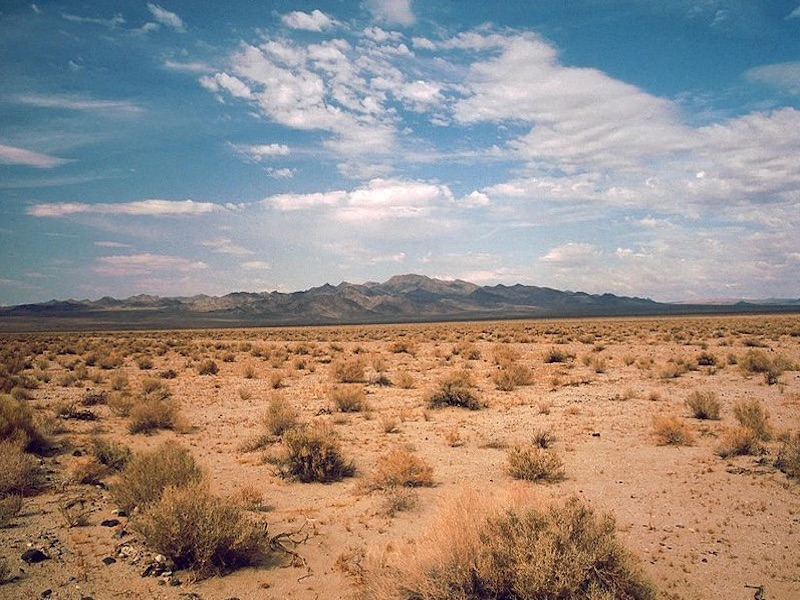
#> input picture cse110_images/desert.jpg, 800 x 600 px
$ python milestones.py
#> lines starting #> are read from the running program, lines starting #| are printed output that depends on the picture
from PIL import Image

imageOriginal = Image.open("desert.jpg")
#> imageOriginal is the input picture: PIL image 800x600 RGB; mean R, G, B 151.6, 139.6, 131.6
imageGreen = Image.open("cactus.jpg")
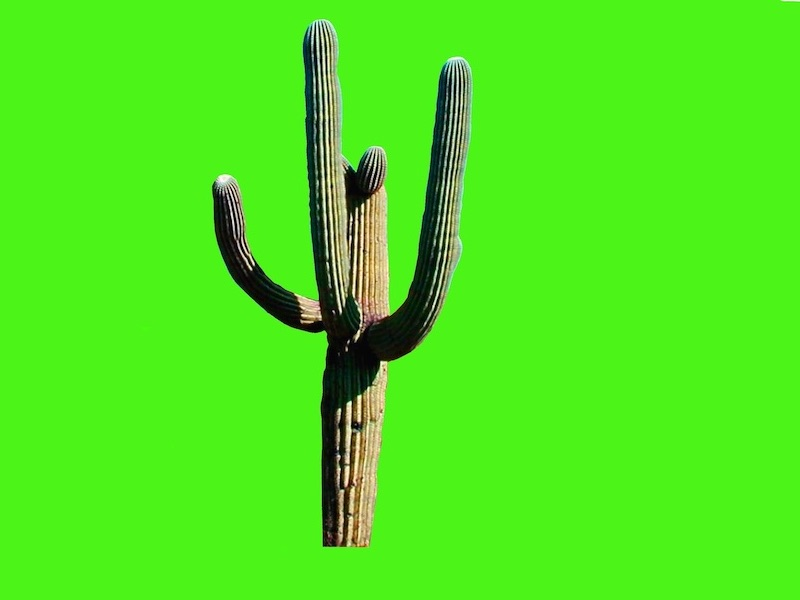
#> input picture cse110_images/cactus.jpg, 800 x 600 px
#> imageGreen is the input picture: PIL image 800x600 RGB; mean R, G, B 77.7, 229.6, 28.9

width, height = imageOriginal.size
#> width = 800; height = 600
print(f"Width = {width}, Height = {height}")
#| Width = 800, Height = 600

pixelsOriginal = imageOriginal.load()
pixelsGreen = imageGreen.load()

for y in range(0,600):
    for x in range(0,800):
        (r, g, b) = pixelsGreen[x, y]
        if g < 200:
            pixelsOriginal[x,y] = pixelsGreen[x,y]

imageOriginal.show()
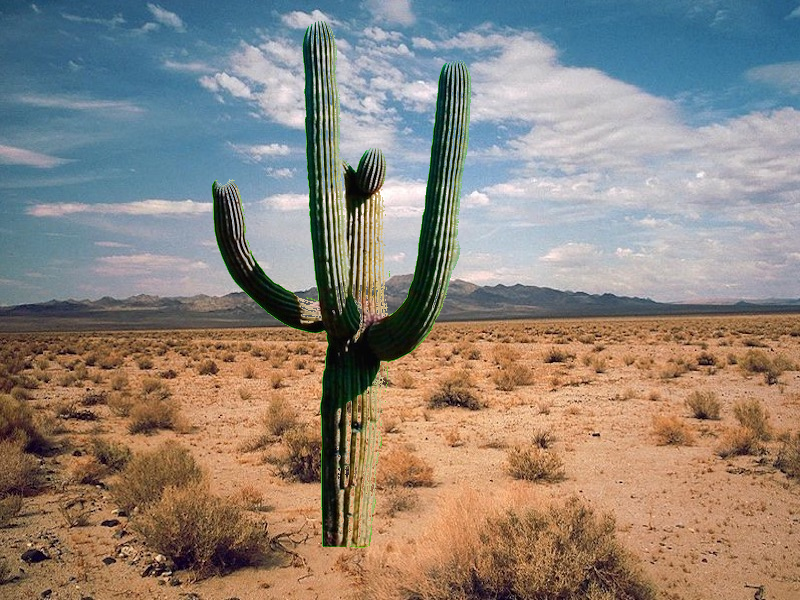
#> shown: PIL image 800x600 RGB; mean R, G, B 143, 133, 123.2


imageOriginal = Image.open("sunset.jpg")
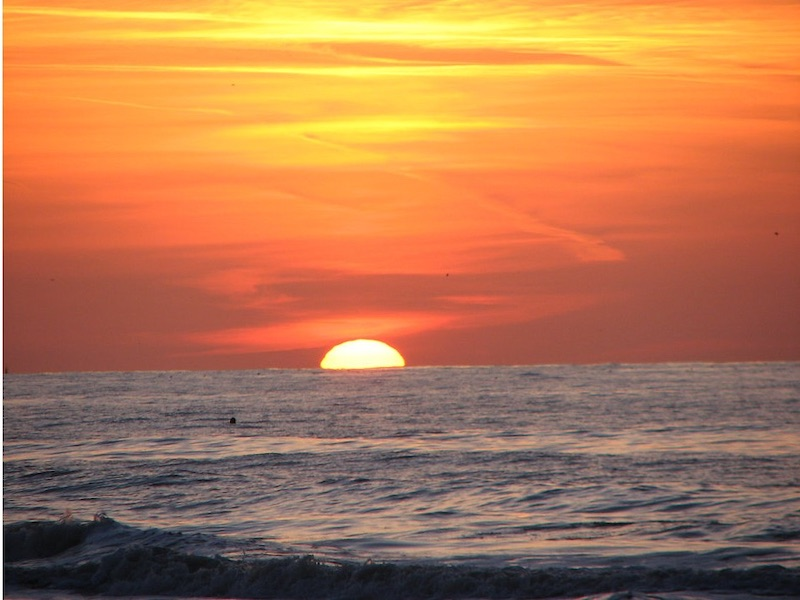
#> input picture cse110_images/sunset.jpg, 800 x 600 px
#> imageOriginal is the input picture: PIL image 800x600 RGB; mean R, G, B 178.8, 119, 79.8
imageBoat = Image.open("boat.jpg")
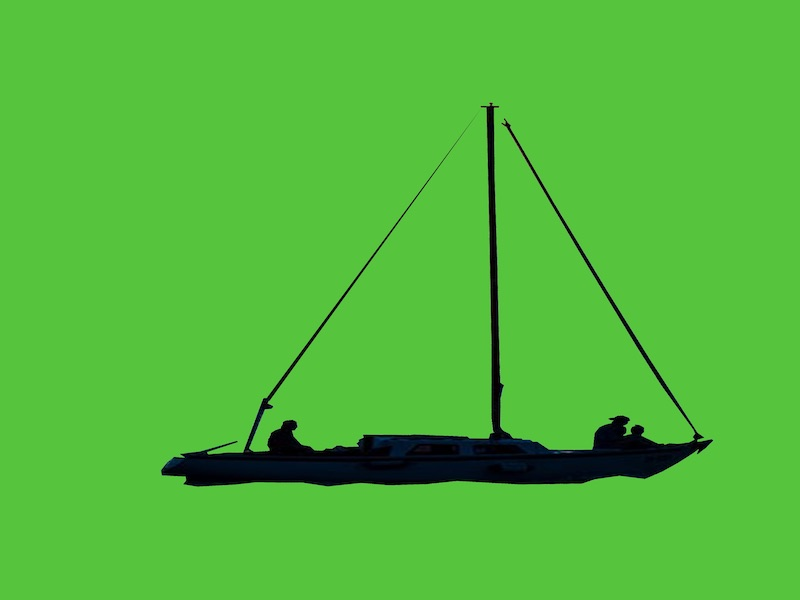
#> input picture cse110_images/boat.jpg, 800 x 600 px
#> imageBoat is the input picture: PIL image 800x600 RGB; mean R, G, B 81.8, 185.9, 58.9

width, height = imageOriginal.size
print(f"Width = {width}, Height = {height}")
#| Width = 800, Height = 600

pixelsOriginal = imageOriginal.load()
pixelsBoat = imageBoat.load()

for y in range(0, 600):
    for x in range(0, 800):
        (r, g, b) = pixelsBoat[x, y]
        if g < 100:
            pixelsOriginal[x,y] = pixelsBoat[x,y]

imageOriginal.save("new_boat.jpg")


imageOriginal = Image.open("earth.jpg")
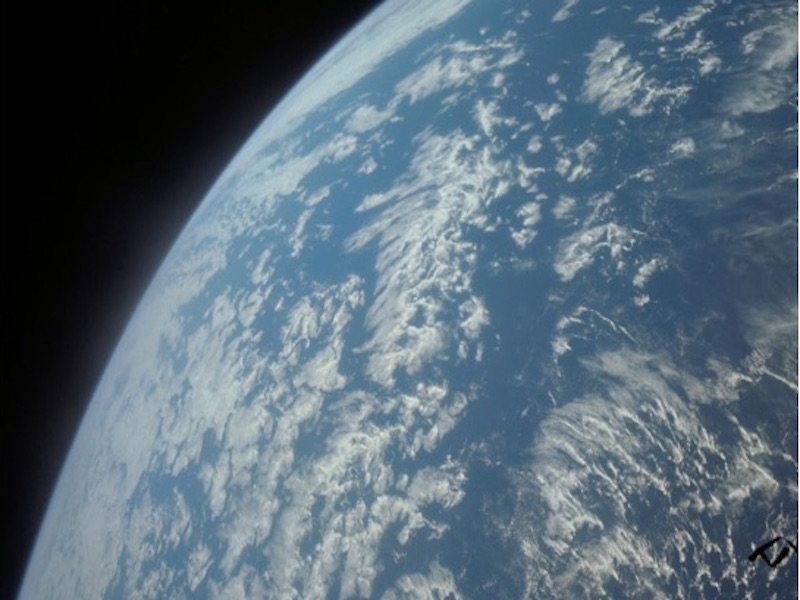
#> input picture cse110_images/earth.jpg, 800 x 600 px
#> imageOriginal is the input picture: PIL image 800x600 RGB; mean R, G, B 87.6, 105.6, 118.7
imageSpace = Image.open("spaceshuttle.jpg")
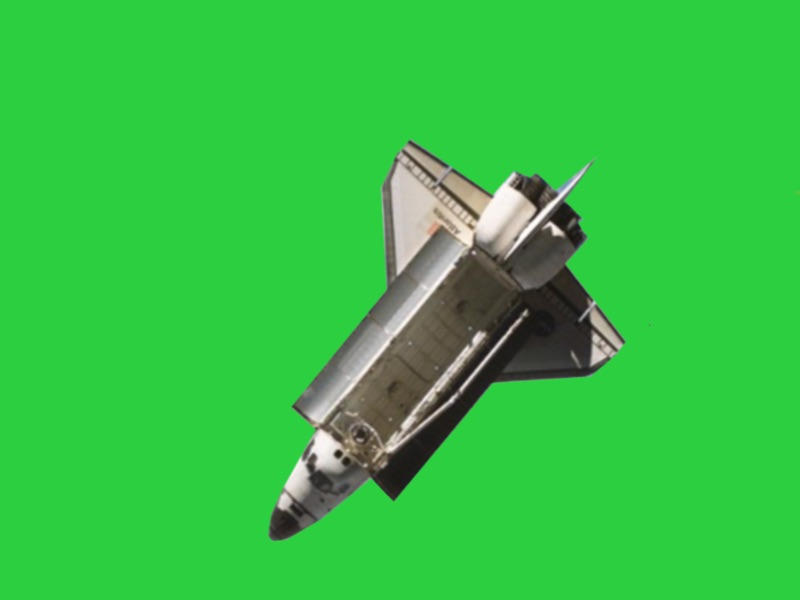
#> input picture cse110_images/spaceshuttle.jpg, 800 x 600 px
#> imageSpace is the input picture: PIL image 800x600 RGB; mean R, G, B 53.4, 193.5, 68.8

width, height = imageOriginal.size
print(f"Width = {width}, Height = {height}")
#| Width = 800, Height = 600

pixelsOriginal = imageOriginal.load()
pixelsSpace = imageSpace.load()

for y in range(0, 600):
    for x in range(0, 800):
        (r, g, b) = pixelsSpace[x, y]
        if g < 195:
            pixelsOriginal[x,y] = pixelsSpace[x,y]

imageOriginal.save("new_space.jpg")
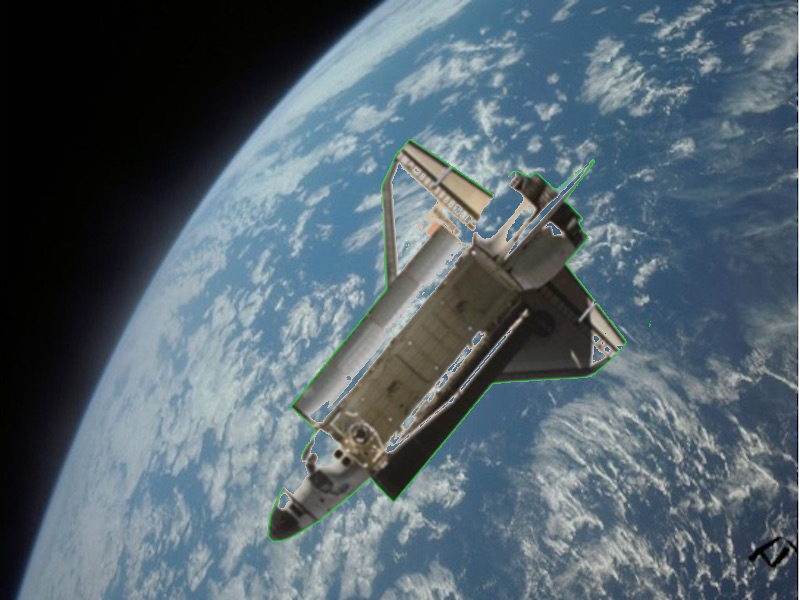
#> saved as new_space.jpg: PIL image 800x600 RGB; mean R, G, B 85.1, 100.2, 110


#> (the run stopped early here; a loop or call above may not have finished)
